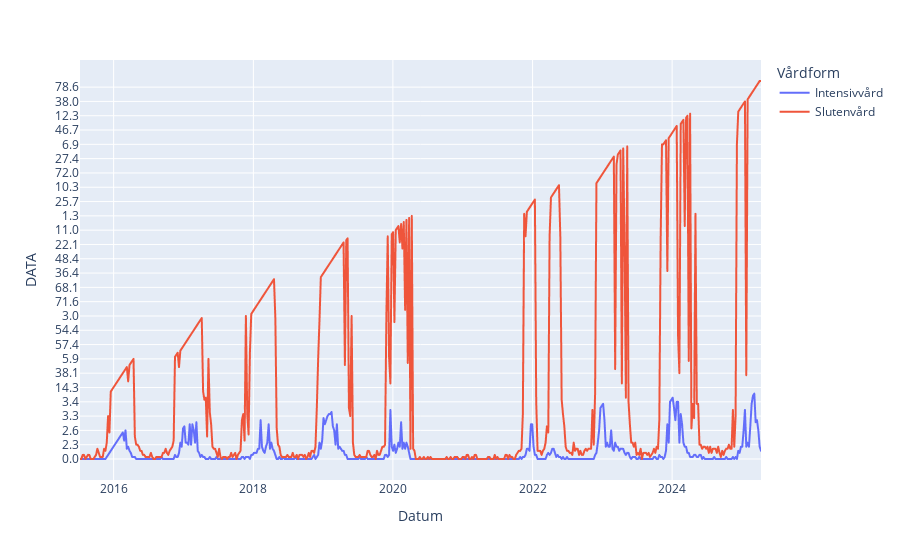

The code cell stored with this chart in its notebook:
### Code cell
import plotly.express as px

fig = px.line(
    df_antal_sorterad,
    x="Datum",
    y="DATA",
    color="Vårdform",
    #markers=True,
    #log_y=True,
)

fig.show()

### Figure 1 — Plotly figure (JSON) as saved in the notebook; plotly's stock layout.template omitted (floating-point values rounded to 4 significant figures; data arrays with more than 128 entries replaced by an {"elided": "..."} marker saying what was removed)
{"data": [{"hovertemplate": "Vårdform=Intensivvård<br>Datum=%{x}<br>DATA=%{y}<extra></extra>", "legendgroup": "Intensivvård", "line": {"color": "#636efa", "dash": "solid"}, "marker": {"symbol": "circle"}, "mode": "lines", "name": "Intensivvård", "showlegend": true, "type": "scattergl", "x": {"elided": "510 str values"}, "xaxis": "x", "y": {"elided": "510 str values"}, "yaxis": "y"}, {"hovertemplate": "Vårdform=Slutenvård<br>Datum=%{x}<br>DATA=%{y}<extra></extra>", "legendgroup": "Slutenvård", "line": {"color": "#EF553B", "dash": "solid"}, "marker": {"symbol": "circle"}, "mode": "lines", "name": "Slutenvård", "showlegend": true, "type": "scattergl", "x": {"elided": "510 str values"}, "xaxis": "x", "y": {"elided": "510 str values"}, "yaxis": "y"}], "layout": {"legend": {"title": {"text": "Vårdform"}, "tracegroupgap": 0}, "margin": {"t": 60}, "xaxis": {"anchor": "y", "domain": [0, 1], "title": {"text": "Datum"}}, "yaxis": {"anchor": "x", "domain": [0, 1], "title": {"text": "DATA"}}}}
